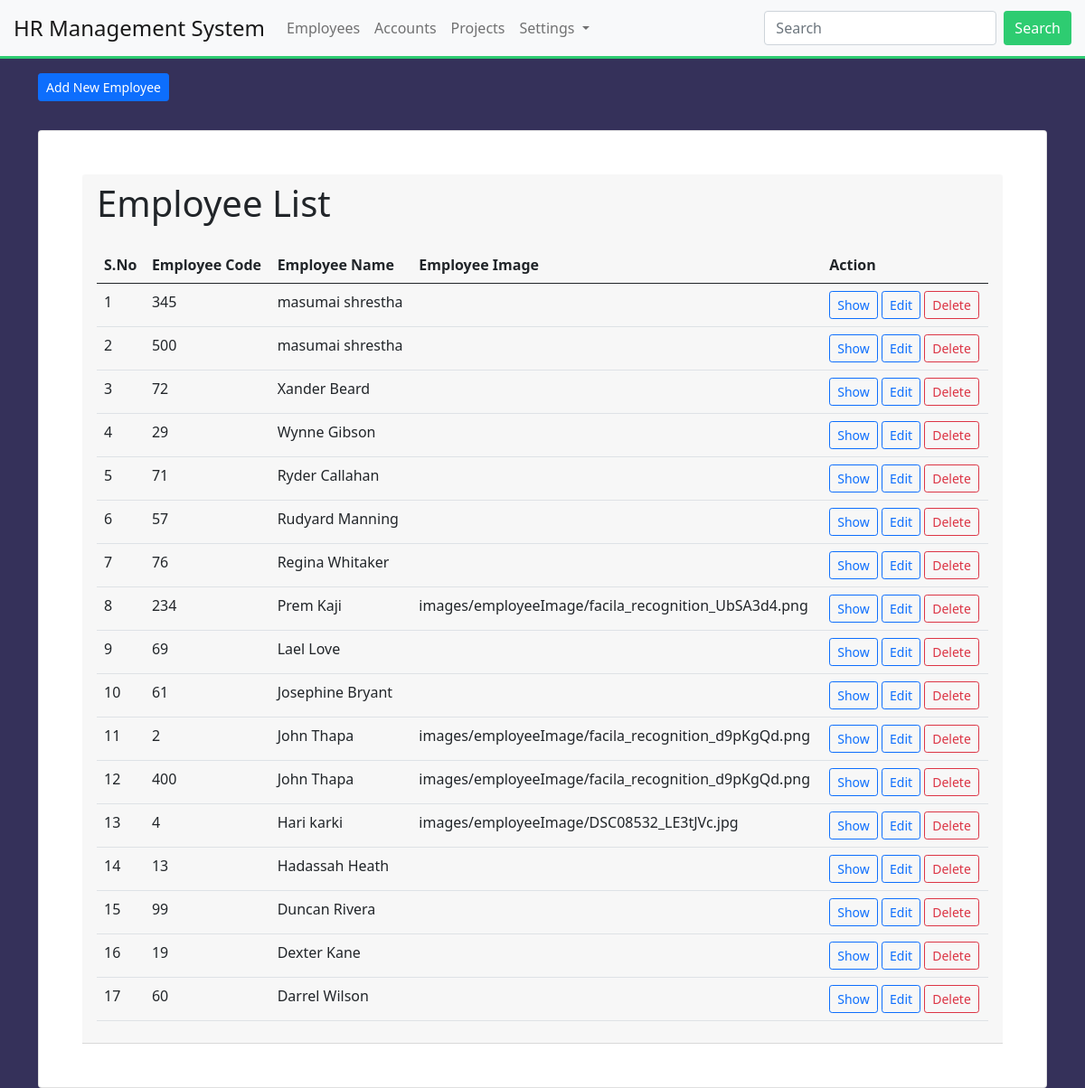
Page /employees/list/ (signed in) on the earlier database version.
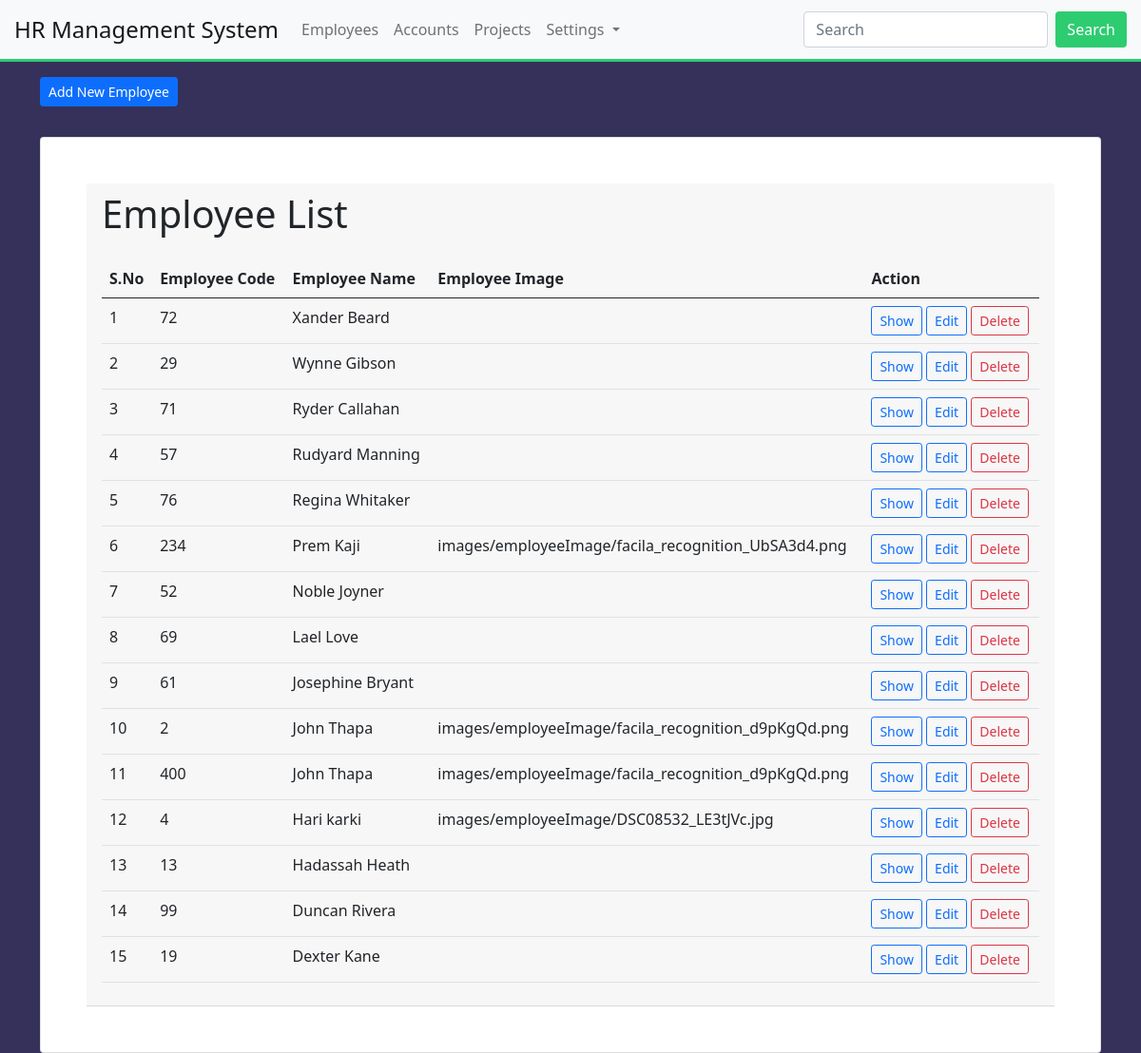
Same page on the later database version.
### Employees/models.py (models this page shows, shortened)
class EmployeeDetail(models.Model):
    employee_code = models.PositiveIntegerField(primary_key=True, auto_created=True)
    employee_name = models.CharField(max_length=30)
    employee_designation = models.ForeignKey(EmployeeDesignation, on_delete=models.CASCADE)
    employee_contact = models.CharField(max_length=10)
    employee_image = models.FileField(upload_to="images/employeeImage", blank=True, null=True)
    is_active = models.BooleanField(default=True)
    class Meta:
        db_table = "employee_details"
        ordering = ["-employee_name"]

### Employees/views.py (the view)
# urls.py: path('list/', views.employee_list, name='employee_list'),
@login_required(login_url='/login/')
def employee_list(request):
    list_of_employee= EmployeeDetail.objects.all()
    context= {"data": list_of_employee }
    return render(request, 'employees/employee_list.html', context)

### templates/employees/employee_list.html (shortened to what this page needs)
{% extends 'layouts/master.html' %}
{% block content %}
<div class="container">
    <a href="{% url 'employee_add' %}" class="btn btn-sm btn-primary mb-3 mt-3">Add New Employee</a>
    <div class="card p-5 mt-3">
        <div class="card-header">
            <h1 class="mb-4">Employee List</h1>
            <table class="table table-hover">
                <thead>
                    <tr>
                        <th>S.No</th>
                        <th>Employee Code</th>
                        <th>Employee Name</th>
                        <th>Employee Image</th>
                        <th>Action</th>
                    </tr>
                </thead>
                <tbody>
                    {% for val in data %}
                    <tr>
                        <td>{{ forloop.counter }}</td>
                        <td>{{ val.employee_code }}</td>
                        <td>{{ val.employee_name }}</td>
                        <td>{{ val.employee_image }}</td>
                        <td>
                            <a href="{% url 'employee_show' val.pk %}" class="btn btn-sm btn-outline-primary mr-2">Show</a>
                            <a href="{% url 'employee_edit' val.pk %}" class="btn btn-sm btn-outline-primary mr-2">Edit</a>
                            <a href="{% url 'employee_delete' val.pk %}" class="btn btn-sm btn-outline-danger">Delete</a>
                        </td>
                    </tr>
                    {% endfor %}
                </tbody>
            </table>
        </div>
    </div>
</div>
{% endblock %}

Differences in the rows shown:
removed EmployeeDetail: employee_code "345", employee_name "masumai shrestha"
removed EmployeeDetail: employee_code "500", employee_name "masumai shrestha"
removed EmployeeDetail: employee_code "60", employee_name "Darrel Wilson"
added EmployeeDetail: employee_code "52", employee_name "Noble Joyner"
